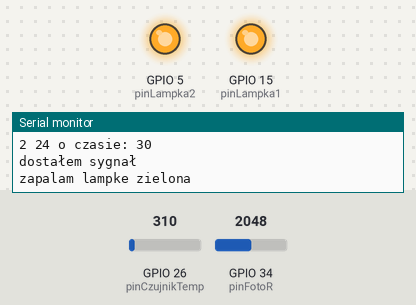
Simulated run of this program. Board: ESP32. Shown: output pins drawn as LEDs (lit = HIGH), the last lines printed to the serial monitor. The inputs (shaded band) are chosen by the test bench; at power-on: GPIO 34 (pinFotoR) = 2048, GPIO 26 (pinCzujnikTemp) = 310. Random numbers use the default seed unless the program sets one.

Above: at 1.3 s.
1.4 s: GPIO 34 (pinFotoR) set to 1064
4.2 s: GPIO 34 (pinFotoR) set to 973
At 7.3 s:
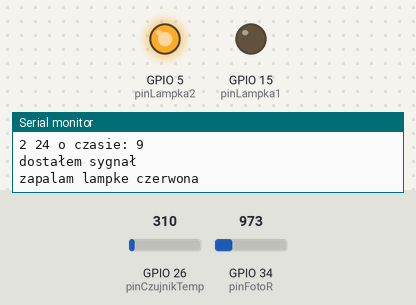
7.6 s: GPIO 26 (pinCzujnikTemp) set to 186
10.7 s: GPIO 26 (pinCzujnikTemp) set to 156
At 13.1 s:
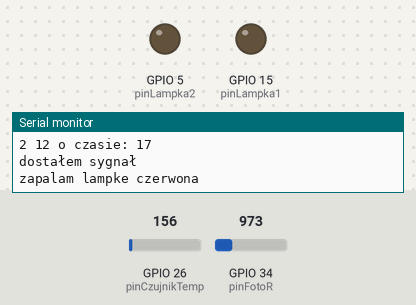
14.0 s: GPIO 26 (pinCzujnikTemp) set to 372
At 16.7 s:
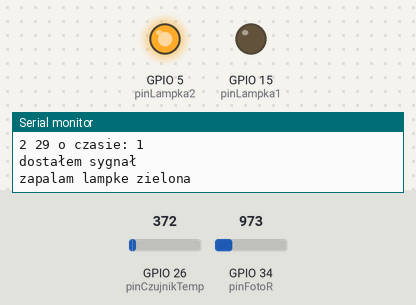
17.0 s: GPIO 26 (pinCzujnikTemp) set to 93
At 19.0 s:
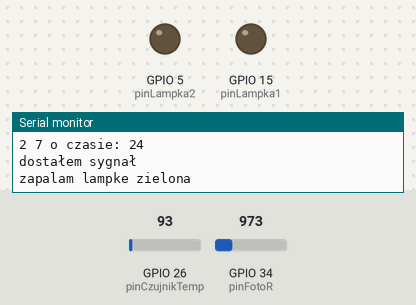
Timing chart, 0 to 20.5 s (numbered marks = the images above; inputs shaded):
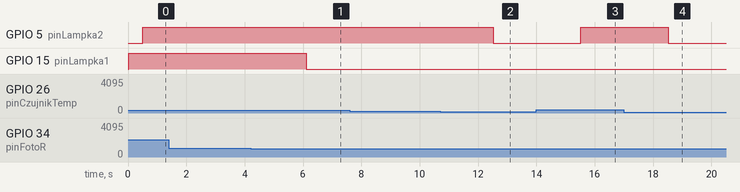

The program:

main.cpp
```cpp
#include <Arduino.h>
#include "freertos/FreeRTOS.h"
#include "freertos/task.h"
#include "freertos/queue.h"
#include "freertos/semphr.h"

const int pinFotoR=34;
const int pinLampka1=15;
const int pinLampka2=5;
const int pinCzujnikTemp=26;

TaskHandle_t myTaskHandle = NULL;
SemaphoreHandle_t signalSem;
QueueHandle_t kolejka1;

typedef struct{
  uint32_t timestamp;
  int wartosc;
  int id;
} Pomiary;

void TaskLampka1(void *a){
    uint32_t value;
    for(;;){
        xTaskNotifyWait(0, 0, &value, portMAX_DELAY);

        if(value<2){
            digitalWrite(pinLampka1, value);
        }
        else{
            digitalWrite(pinLampka2, value-2);
        }

        vTaskDelay(100 / portTICK_PERIOD_MS);
    }
}

void TaskFotoRezystor(void *a){
  for(;;){
    Pomiary pomiar;
    pomiar.wartosc = analogRead(pinFotoR);
    pomiar.id = 1;
    pomiar.timestamp = random(0,50);

    if(xQueueSend(kolejka1, &pomiar, pdMS_TO_TICKS(500)) == pdPASS){
      Serial.print(pomiar.id);
      Serial.print(" ");
      Serial.print(pomiar.wartosc);
      Serial.print(" o czasie: ");
      Serial.println(pomiar.timestamp);

      xSemaphoreGive(signalSem);
    }

    vTaskDelay(1000 / portTICK_PERIOD_MS);
  }
}

void TaskCzujnikTemp(void *a){
  for(;;){
     Pomiary pomiar;
     int value = analogRead(pinCzujnikTemp);
     float voltage = value * 3.3 / 4095.0;
     float tempC = voltage * 100.0;
     pomiar.wartosc = tempC;
     pomiar.id = 2;
     pomiar.timestamp = random(0,50);

     if(xQueueSend(kolejka1, &pomiar, pdMS_TO_TICKS(500)) == pdPASS){
        Serial.print(pomiar.id);
        Serial.print(" ");
        Serial.print(pomiar.wartosc);
        Serial.print(" o czasie: ");
        Serial.println(pomiar.timestamp);

        xSemaphoreGive(signalSem);
     }
     vTaskDelay(500 / portTICK_PERIOD_MS);
  }
}

void TaskLogic(void *a){
  Pomiary pomiar;
  uint32_t wartoscOtrzymana;
  for(;;){
    if(xSemaphoreTake(signalSem, portMAX_DELAY) == pdTRUE){
      Serial.println("dostałem sygnał");

      if(xQueueReceive(kolejka1, &pomiar, pdMS_TO_TICKS(portMAX_DELAY)) == pdPASS){
        if(pomiar.id == 1){
          Serial.println("zapalam lampke czerwona");
          if(pomiar.wartosc<1000){
            xTaskNotify(myTaskHandle, 0, eSetValueWithoutOverwrite);
          }
          else{
            xTaskNotify(myTaskHandle, 1, eSetValueWithoutOverwrite);
          }
        }
        if(pomiar.id == 2){
          Serial.println("zapalam lampke zielona");
          if(pomiar.wartosc<14){
            xTaskNotify(myTaskHandle, 2, eSetValueWithoutOverwrite);
          }
          else{
            xTaskNotify(myTaskHandle, 3, eSetValueWithoutOverwrite);
          }
        }
      }
    }
  }
}

void setup(){
  Serial.begin(9600);
  pinMode(pinLampka1, OUTPUT);
  pinMode(pinLampka2, OUTPUT);
  pinMode(pinFotoR, INPUT);
  pinMode(pinCzujnikTemp, INPUT);

  signalSem = xSemaphoreCreateBinary();
  kolejka1 = xQueueCreate(5, sizeof(Pomiary));

  xTaskCreate(TaskLampka1, "TL1", 2048, NULL, 1, &myTaskHandle);
  xTaskCreate(TaskFotoRezystor, "TFR", 2048, NULL, 1, NULL);
  xTaskCreate(TaskCzujnikTemp, "TCT", 2048, NULL, 1, NULL);
  xTaskCreate(TaskLogic, "TL", 2048, NULL, 1, NULL);
}

void loop(){

}
```

Measured:
- the behaviour switches between 1000 and 999 on GPIO 34 (pinFotoR) (found by bisection; images 0 and 1)
- the behaviour switches between 174 and 173 on GPIO 26 (pinCzujnikTemp) (found by bisection; images 1 and 2)
- after the input at 4.2 s, GPIO 15 (pinLampka1): HIGH → LOW after 1.9 s
- after the input at 10.7 s, GPIO 5 (pinLampka2): HIGH → LOW after 1.8 s
- after the input at 14.0 s, GPIO 5 (pinLampka2): LOW → HIGH after 1.5 s
- after the input at 17.0 s, GPIO 5 (pinLampka2): HIGH → LOW after 1.5 s
